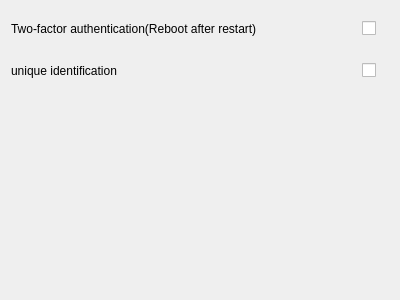
<?xml version="1.0" encoding="UTF-8"?>
<ui version="4.0">
 <class>AuthenticationSettingPage</class>
 <widget class="QWidget" name="AuthenticationSettingPage">
  <property name="geometry">
   <rect>
    <x>0</x>
    <y>0</y>
    <width>400</width>
    <height>300</height>
   </rect>
  </property>
  <property name="windowTitle">
   <string>Form</string>
  </property>
  <layout class="QVBoxLayout" name="verticalLayout">
   <property name="rightMargin">
    <number>24</number>
   </property>
   <item>
    <layout class="QHBoxLayout" name="horizontalLayout">
     <item>
      <widget class="QLabel" name="label">
       <property name="minimumSize">
        <size>
         <width>0</width>
         <height>36</height>
        </size>
       </property>
       <property name="text">
        <string>Two-factor authentication(Reboot after restart)</string>
       </property>
      </widget>
     </item>
     <item>
      <spacer name="horizontalSpacer">
       <property name="orientation">
        <enum>Qt::Horizontal</enum>
       </property>
       <property name="sizeHint" stdset="0">
        <size>
         <width>40</width>
         <height>20</height>
        </size>
       </property>
      </spacer>
     </item>
     <item>
      <widget class="QCheckBox" name="m_twoFactor">
       <property name="text">
        <string/>
       </property>
      </widget>
     </item>
    </layout>
   </item>
   <item>
    <layout class="QHBoxLayout" name="horizontalLayout_2">
     <item>
      <widget class="QLabel" name="label_2">
       <property name="minimumSize">
        <size>
         <width>0</width>
         <height>36</height>
        </size>
       </property>
       <property name="text">
        <string>unique identification</string>
       </property>
      </widget>
     </item>
     <item>
      <spacer name="horizontalSpacer_2">
       <property name="orientation">
        <enum>Qt::Horizontal</enum>
       </property>
       <property name="sizeHint" stdset="0">
        <size>
         <width>40</width>
         <height>20</height>
        </size>
       </property>
      </spacer>
     </item>
     <item>
      <widget class="QCheckBox" name="m_identification">
       <property name="text">
        <string/>
       </property>
      </widget>
     </item>
    </layout>
   </item>
   <item>
    <spacer name="verticalSpacer">
     <property name="orientation">
      <enum>Qt::Vertical</enum>
     </property>
     <property name="sizeHint" stdset="0">
      <size>
       <width>20</width>
       <height>191</height>
      </size>
     </property>
    </spacer>
   </item>
  </layout>
 </widget>
 <resources/>
 <connections/>
</ui>
